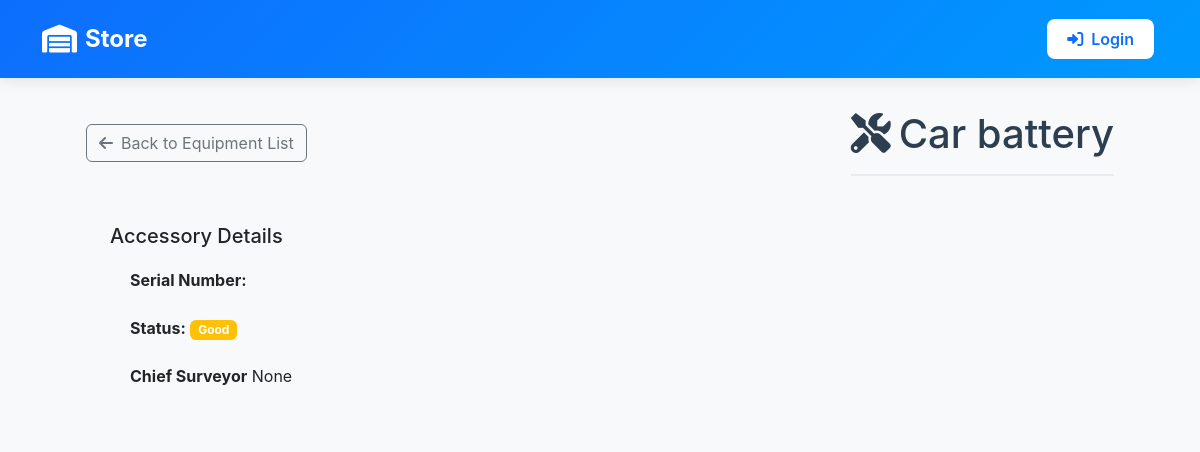
Before: /inventory/accessory_detail/6/ with the older database file.
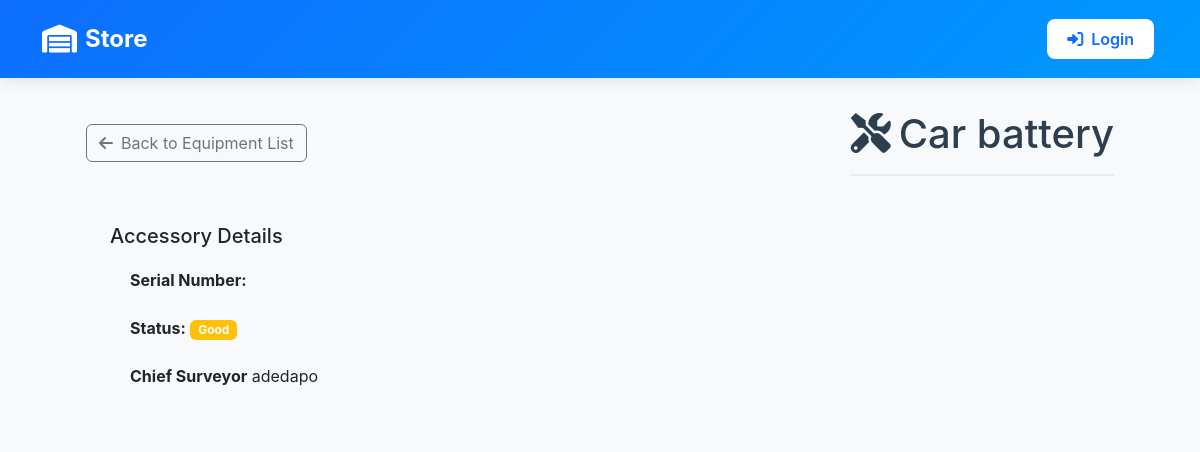
After: the same page with the newer database file.
### inventory/models.py (models this page shows, shortened)
class Accessory(models.Model):
    ACCESSORY_TYPES = (
        ("tracking_rod", "Tracking Rod"),
        ("tripod", "Tripod"),
        ("external_radio", "External Radio"),
        ("car_battery", "Car battery"),
        ("base_pole", "Base pole"),
        ("tribrach", "Tribrach"),
        ("reflector", "Reflector"),
        ("levelling_staff", "Levelling staff"),
        ("GNSS Battery", "GNSS Battery"),
        ("Pole", "Pole"),
        ("Mini Prism", "Mini Prism"),
        ("Sheet", "Sheet"),
        ("Total Station prism", "Total Station Prism"),
        ("Radio", "Radio"),
        ("gps_extension_bar", "GPS Extension Bar"),
        ("bar_port", "Bar Port"),
        ("powerbank", "Powerbank"),
        ("external_radio_antenna", "External Radio Antenna"),
        ("Data Logger", "Data Logger"),
    )
    STATUS_CHOICES = [
        ('Good', 'Good'),
        ('Needs Repair', 'Needs Repair'),
        ('Bad', 'Bad'),
    ]
    RETURN_STATUS_CHOICES = [
        ('In Use', 'In Use'),
        ('Returning', 'Returning'),
        ('Delivering', 'Delivering'),
        ('With Chief Surveyor', 'With Chief Surveyor'),
        ('In Store', 'In Store'),
        ('Returned', 'Returned'),
    ]
    name = models.CharField(max_length=100, help_text="Accessory name from CSV")
    manufacturer = models.CharField(max_length=100, null=True, blank=True, help_text="Manufacturer from CSV")
    serial_number = models.CharField(max_length=50, default=generate_serial_number, unique=True, help_text="Unique serial number for the accessory")
    equipment = models.ForeignKey(EquipmentsInSurvey, on_delete=models.CASCADE, related_name='accessories', null=True, blank=True)
    chief_surveyor = models.ForeignKey(User, on_delete=models.CASCADE, null=True, blank=True)
    surveyor_responsible = models.CharField(max_length=100, null=True, blank=True)
    condition = models.CharField(max_length=50, help_text="Physical condition from CSV", default='Good', null=True, blank=True)
    status = models.CharField(max_length=20, choices=STATUS_CHOICES, default='Good', null=True, blank=True)
    return_status = models.CharField(max_length=20, choices=RETURN_STATUS_CHOICES, default='In Store', null=True, blank=True)
    comment = models.TextField(null=True, blank=True)
    date_assigned = models.DateTimeField(null=True, blank=True, help_text="Date when accessory was assigned to user")
    date_returned = models.DateTimeField(null=True, blank=True)
    assigned_by = models.ForeignKey(User, on_delete=models.SET_NULL, null=True, blank=True, related_name='assigned_accessories')
    returned_by = models.ForeignKey(User, on_delete=models.SET_NULL, null=True, blank=True, related_name='returned_accessories')
    delivery_status = models.CharField(max_length=10, choices=[('Delivered', 'Delivered'), ('Delivering', 'Delivering'), ('Cancelled', 'Cancelled'), ('gap', 'gap')], null=True, blank=True,default="gap")

### inventory/views.py (the view)
# urls.py: path('accessory_detail/<int:id>/', views.accessory_detail, name='accessory_detail'),
def accessory_detail(request, id):
    equipment = get_object_or_404(Accessory, id=id)
    return render(request, 'equipments/accessory_detail.html', {
        'accessory': equipment,
    })

### inventory/context_processors.py (called while the page is built)
def is_admin(request):
    return {'is_admin': request.user.is_authenticated and request.user.is_superuser}

### inventory/templates/equipments/accessory_detail.html (shortened to what this page needs)
{% extends 'base_dashboard.html' %}
{% load static %}
{% block content %}
<div class="container">
    <div class="equipment-detail">
        <div class="d-flex justify-content-between align-items-center mb-4">
            <a href="{% url 'request_equipment' %}" class="btn btn-outline-secondary">
                <i class="fas fa-arrow-left me-2"></i>Back to Equipment List
            </a>
            <h1 class="page-title mb-0">
                <i class="fas fa-tools me-2"></i>{{ accessory.name }}
            </h1>
        </div>
        <div class="equipment-info">
            <div class="row">
                <div class="col-md-6">
                    <h5>Accessory Details</h5>
                    <ul class="list-group">
                        <li class="list-group-item">
                            <strong>Serial Number:</strong> {{ accessory.serial }}
                        </li>
                        <li class="list-group-item">
                            <strong>Status:</strong>
                            <span class="badge {% if equipment.status == 'In Store' %}bg-success{% elif equipment.status == 'In Field' %}bg-primary{% else %}bg-warning{% endif %}">
                            {{ accessory.status }}
                        </span>
                        </li>
                        <li class="list-group-item">
                            <strong>Chief Surveyor</strong>
                            {{ accessory.chief_surveyor }}
                        </li>
                    </ul>
                </div>
            </div>
        </div>
    </div>
</div>
{% endblock %}

Changed rows visible on the page:
changed Accessory "Car battery": chief_surveyor "None" → "adedapo"
